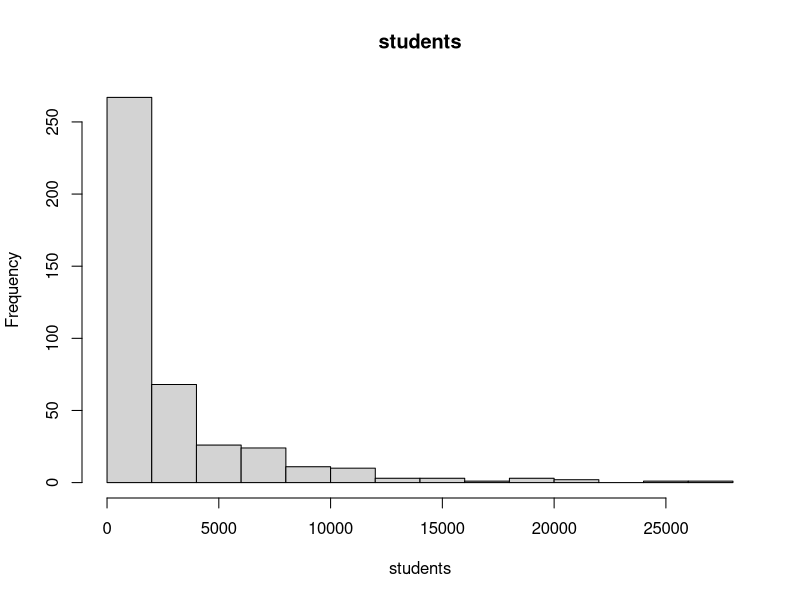
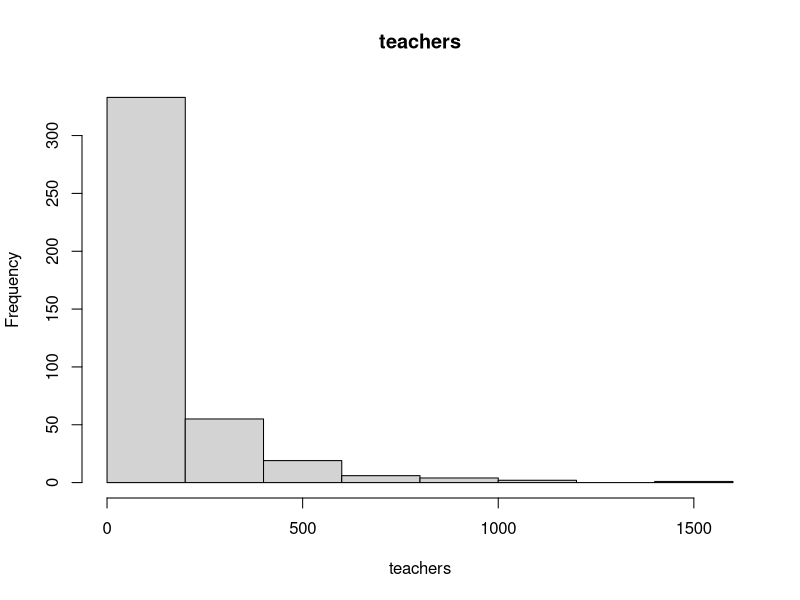
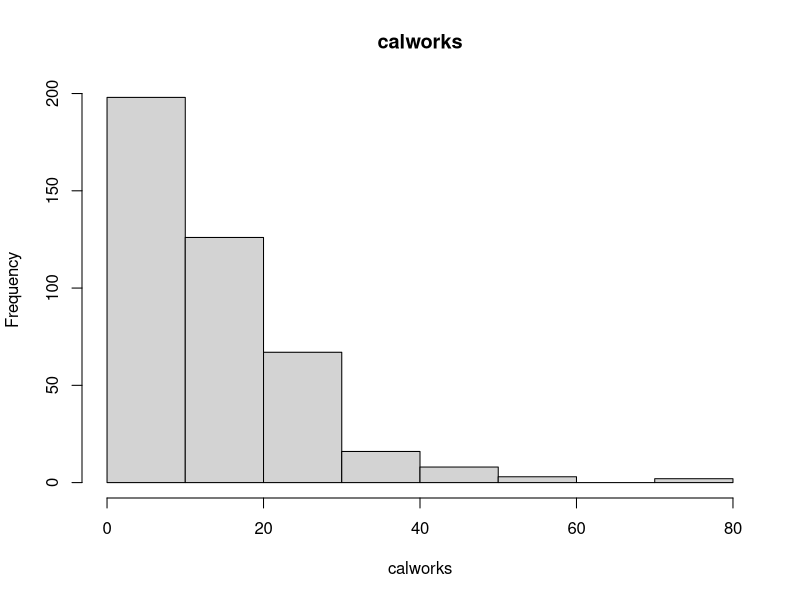
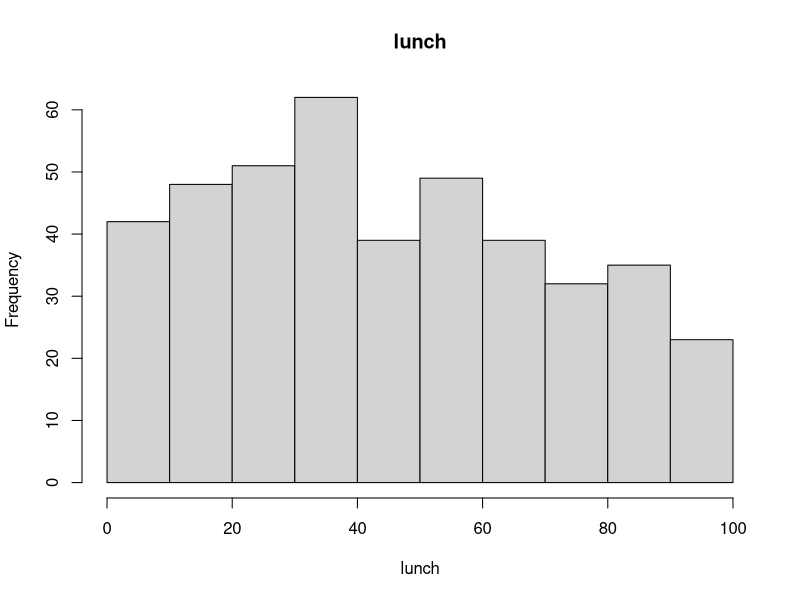
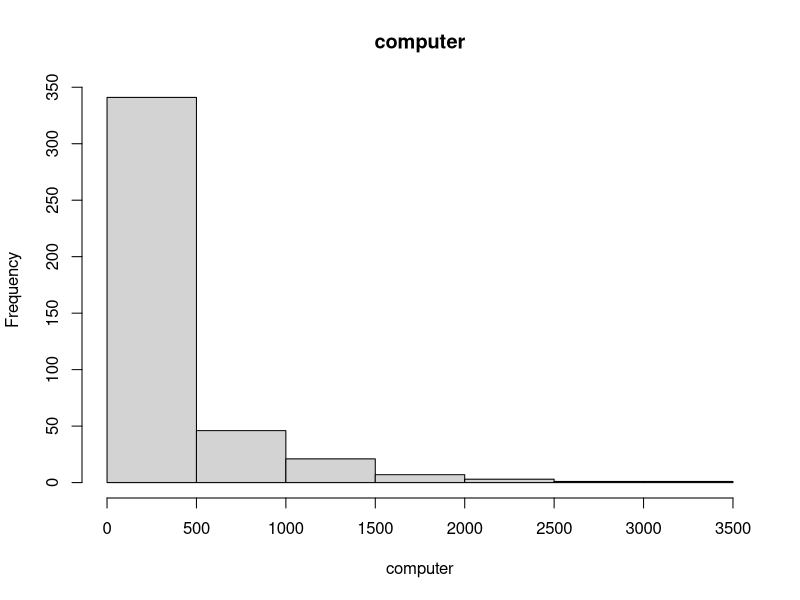
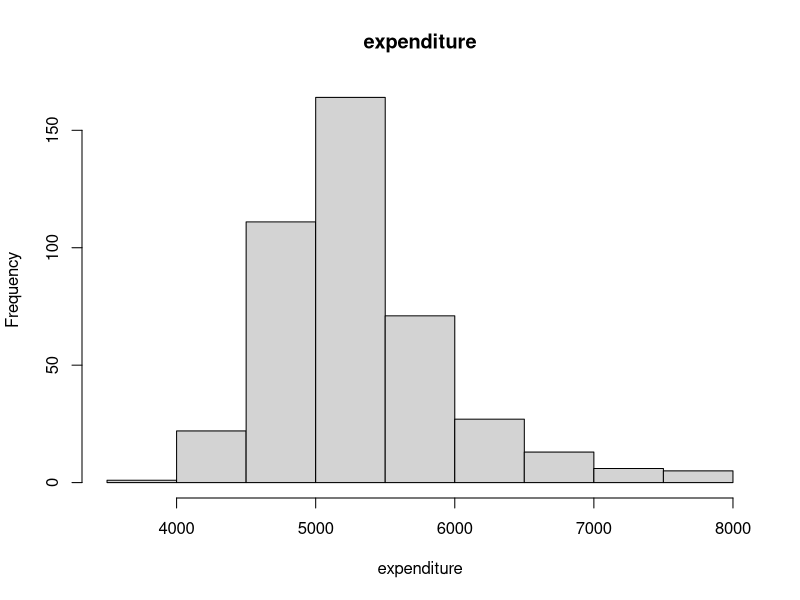
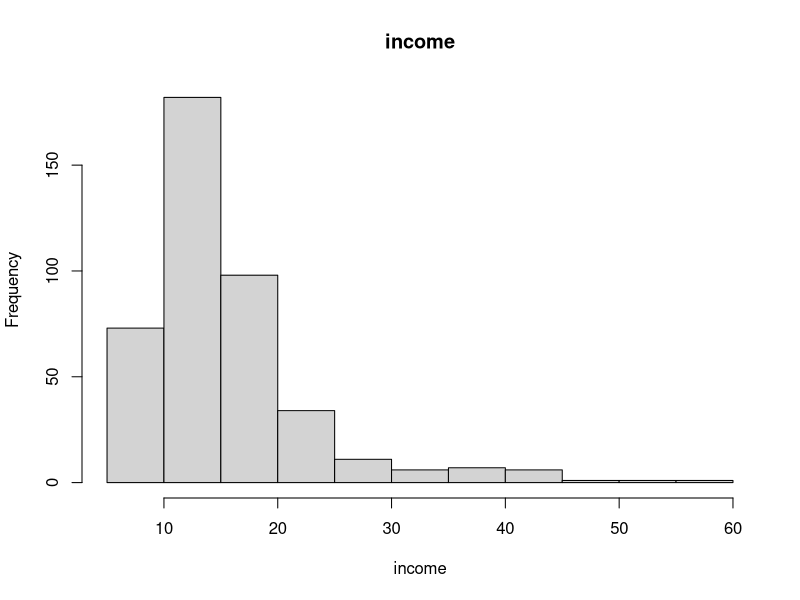
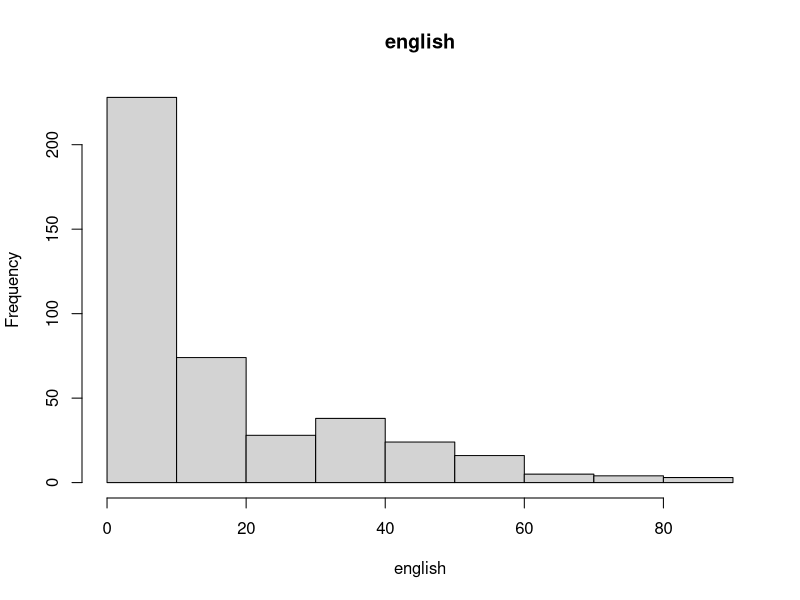

Generate these figures, in order, with R:
install.packages("psych")
library(psych)
install.packages("AER")
library(AER)
install.packages("ggplot2")
library(ggplot2)
install.packages("reshape2")
library(reshape2)
install.packages("nortest")
library(nortest)
library(dplyr)
install.packages("lmtest")
library(lmtest)


#load_data
data("CASchools", package = "AER")
df <- subset(CASchools,select= -school)
df <- subset(df,select= -math)


#description of the data
numerical_vars <- df[sapply(df, is.numeric)]

#dependent variable
summary(df)
describe(df)

mean(df$read)
sd(df$read)
min(df$read)
max(df$read)
summary(df$read)

#independent variables
means <- colMeans(numerical_vars)
std_dev <- apply(numerical_vars, 2, sd)
minimum <- apply(numerical_vars, 2, min)
maximum <- apply(numerical_vars, 2, max)

print("Means:")
print(means)
print("Standard Deviation:")
print(std_dev)
print("Minimum:")
print(minimum)
print("Maximum:")
print(maximum)

#barplots
par(mfrow = c(1, 1))
for (col in names(numerical_vars)) {
  if (is.factor(numerical_vars[[col]])) {
    barplot(table(numerical_vars[[col]]), main = col, xlab = col)
  }
}

#histograms
par(mfrow = c(1, 1))  # Adjust the layout as needed
for (col in names(numerical_vars)) {
  if (is.numeric(numerical_vars[[col]])) {
    hist(numerical_vars[[col]], main = col, xlab = col)
  }
}

#boxplots
par(mfrow = c(1, 1))  # Adjust the layout as needed
for (col in names(numerical_vars)) {
  if (is.numeric(numerical_vars[[col]])) {
    boxplot(numerical_vars[[col]], main = col, xlab = col)
  }
}

#correlation
cor_matrix <- cor(numerical_vars)
ggplot(melt(cor_matrix), aes(Var1, Var2, fill = value)) +
  geom_tile() +
  scale_fill_gradient(low = "blue", high = "red") +
  theme_minimal() +
  theme(axis.text.x = element_text(angle = 45, hjust = 1))
print(cor_matrix[,])

#scatterplots
pairs(numerical_vars)


#normality remove?
for (col in names(numerical_vars)) {
  print(paste("Shapiro-Wilk test for", col, ":"))
  print(shapiro.test(numerical_vars[[col]]))
}
for (col in names(numerical_vars)) {
  print(paste("Anderson-Darling test for", col, ":"))
  print(ad.test(numerical_vars[[col]]))
}



#chossing the model
# Fit models with different variable combinations
model1 <- lm(read ~ lunch+income+english, data = df)
model2 <- lm(read ~ lunch+income+english+calworks, data = df)
model3 <- lm(read ~ lunch+income+english+expenditure, data = df)
model4 <- lm(read ~ lunch+income+english+expenditure+students, data = df)

summary(model1)
summary(model2)
summary(model3)
summary(model4)
anova(model1,model2)
anova(model1,model3)
anova(model3,model4)

model5 <- lm(read ~ lunch+income+english+expenditure+county, data = df)
model6 <- lm(read ~ lunch+income+english+expenditure+county+grades, data = df)

summary(model5)
anova(model3,model5)
anova(model5,model6)

final_model = model5

#varaibles X1 and X2
#X1 = lunch X2 = county

modelx1 <- lm(read ~lunch, data = df)
modelx2 <- lm(read ~ county, data = df)

coef(final_model)['lunch']
coef(modelx1)['lunch']

coef(final_model)['countyButte']
coef(modelx2)['countyButte']
coef(final_model)['countyCalaveras']
coef(modelx2)['countyCalaveras']
coef(final_model)['countyContra Costa']
coef(modelx2)['countyContra Costa']
coef(final_model)['countyEl Dorado']
coef(modelx2)['countyEl Dorado']

#x2 3 = calaveras x2 2 = butte

coefButte <- coef(final_model)['countyButte']
coefCalaveras <- coef(final_model)['countyCalaveras']
coefButte
coefCalaveras

coefCalaveras -coefButte

confint(final_model, level = 0.95)["countyCalaveras",] - confint(final_model, level = 0.95)["countyButte",]
confint(final_model, level = 0.90)["countyCalaveras",] - confint(final_model, level = 0.90)["countyButte",]

#interaction

model_interaction <- lm(read ~ lunch * county, data = df)
summary(model_interaction)

model_no_interaction <- lm(read ~ lunch + county, data = df)

anova(model_no_interaction,model_interaction)



#logistic regression part
#change to categorical value
median(df$read)
df <- df %>%
  mutate(read_cat = ifelse(read >= median(read), 1, 0))

#data analysis

#model
model1 <- glm(read_cat ~ lunch+income+english, data = df, family = "binomial")
model2 <- glm(read_cat ~ lunch+income+english+calworks, data = df, family = "binomial")
model3 <- glm(read_cat ~ lunch+income+english+expenditure, data = df, family = "binomial")
model4 <- glm(read_cat ~ lunch+income+english+expenditure+students, data = df, family = "binomial")

summary(model1)
summary(model2)
summary(model3)
summary(model4)
anova(model1,model2, test = "Chisq")
anova(model1,model3, test = "Chisq")
anova(model3,model4, test = "Chisq")

model5 <- glm(read_cat ~ lunch+income+english+expenditure+county, data = df)
model6 <- glm(read_cat ~ lunch+income+english+expenditure+county+grades, data = df)

summary(model5)
anova(model3,model5, test = "Chisq")
anova(model5,model6, test = "Chisq")

final_model = model5

predictions <- predict(final_model, newdata = df, type = "response")
predicted_labels <- ifelse(predictions > 0.5, 1, 0)
confusion_matrix <- table(predicted_labels, df$read_cat)
accuracy <- sum(diag(confusion_matrix)) / sum(confusion_matrix)
print(paste("Accuracy:", accuracy))
confusion_matrix


#analyse variables
modelx1 <- glm(read_cat ~lunch, data = df, family = "binomial")
modelx2 <- glm(read_cat ~ county, data = df, family = "binomial")

coef(final_model)['lunch']
coef(modelx1)['lunch']

coef(final_model)['countyButte']
coef(modelx2)['countyButte']
coef(final_model)['countyCalaveras']
coef(modelx2)['countyCalaveras']
coef(final_model)['countyContra Costa']
coef(modelx2)['countyContra Costa']
coef(final_model)['countyEl Dorado']
coef(modelx2)['countyEl Dorado']

#x2 3 = calaveras x2 2 = butte

coefButte <- coef(final_model)['countyButte']
coefCalaveras <- coef(final_model)['countyCalaveras']
coefButte
coefCalaveras

coefCalaveras -coefButte

confint(final_model, level = 0.95)["countyCalaveras",] - confint(final_model, level = 0.95)["countyButte",]
confint(final_model, level = 0.90)["countyCalaveras",] - confint(final_model, level = 0.90)["countyButte",]

#interaction
model_interaction <- glm(read_cat ~ lunch * county, data = df, family = "binomial", maxit = 1000)
summary(model_interaction)

model_no_interaction <- glm(read_cat ~ lunch + county, data = df, family = "binomial")

anova(model_no_interaction,model_interaction, test = "Chisq")
